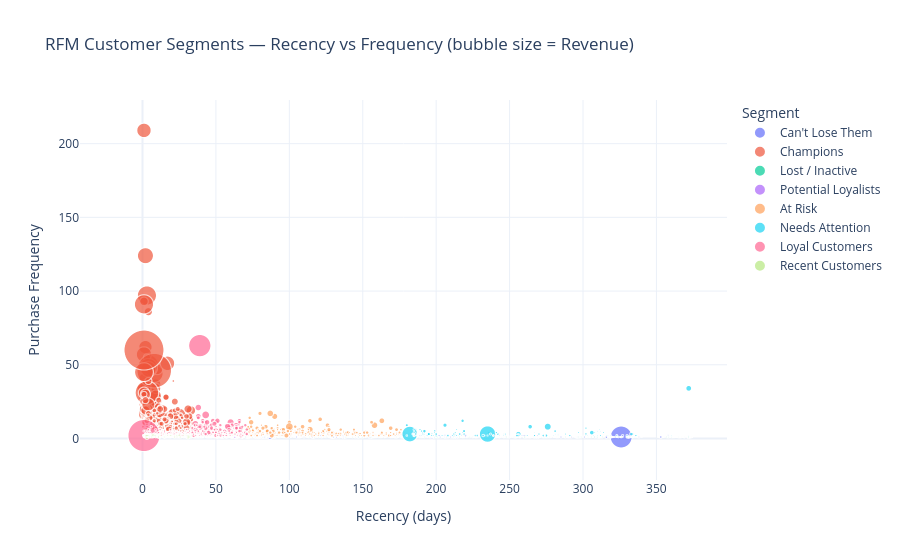

Source (notebook cell):
### Code cell
fig = px.scatter(
    rfm,
    x='Recency',
    y='Frequency',
    size='Monetary',
    color='Segment',
    hover_data=['CustomerID', 'Monetary', 'RFM_Total'],
    title='RFM Customer Segments — Recency vs Frequency (bubble size = Revenue)',
    labels={'Recency': 'Recency (days)', 'Frequency': 'Purchase Frequency'},
    template='plotly_white',
    size_max=40
)
fig.write_html('C:\\Project\\customer-segmentation-rfm\\images\\rfm_scatter.html')
fig.show()
print("✅ Interactive chart saved!")

### Figure 1 — Plotly figure (JSON) as saved in the notebook; plotly's stock layout.template omitted (floating-point values rounded to 4 significant figures; data arrays with more than 128 entries replaced by an {"elided": "..."} marker saying what was removed)
{"data": [{"customdata": {"elided": "207x3 float values"}, "hovertemplate": "Segment=Can't Lose Them<br>Recency (days)=%{x}<br>Purchase Frequency=%{y}<br>Monetary=%{customdata[1]}<br>CustomerID=%{customdata[0]}<br>RFM_Total=%{customdata[2]}<extra></extra>", "legendgroup": "Can't Lose Them", "marker": {"color": "#636efa", "size": {"elided": "207 float values"}, "sizemode": "area", "sizeref": 162.3, "symbol": "circle"}, "mode": "markers", "name": "Can't Lose Them", "showlegend": true, "type": "scattergl", "x": {"elided": "207 int values"}, "xaxis": "x", "y": {"elided": "207 int values"}, "yaxis": "y"}, {"customdata": {"elided": "874x3 float values"}, "hovertemplate": "Segment=Champions<br>Recency (days)=%{x}<br>Purchase Frequency=%{y}<br>Monetary=%{customdata[1]}<br>CustomerID=%{customdata[0]}<br>RFM_Total=%{customdata[2]}<extra></extra>", "legendgroup": "Champions", "marker": {"color": "#EF553B", "size": {"elided": "874 float values"}, "sizemode": "area", "sizeref": 162.3, "symbol": "circle"}, "mode": "markers", "name": "Champions", "showlegend": true, "type": "scattergl", "x": {"elided": "874 int values"}, "xaxis": "x", "y": {"elided": "874 int values"}, "yaxis": "y"}, {"customdata": {"elided": "761x3 float values"}, "hovertemplate": "Segment=Lost / Inactive<br>Recency (days)=%{x}<br>Purchase Frequency=%{y}<br>Monetary=%{customdata[1]}<br>CustomerID=%{customdata[0]}<br>RFM_Total=%{customdata[2]}<extra></extra>", "legendgroup": "Lost / Inactive", "marker": {"color": "#00cc96", "size": {"elided": "761 float values"}, "sizemode": "area", "sizeref": 162.3, "symbol": "circle"}, "mode": "markers", "name": "Lost / Inactive", "showlegend": true, "type": "scattergl", "x": {"elided": "761 int values"}, "xaxis": "x", "y": {"elided": "761 int values"}, "yaxis": "y"}, {"customdata": {"elided": "89x3 float values"}, "hovertemplate": "Segment=Potential Loyalists<br>Recency (days)=%{x}<br>Purchase Frequency=%{y}<br>Monetary=%{customdata[1]}<br>CustomerID=%{customdata[0]}<br>RFM_Total=%{customdata[2]}<extra></extra>", "legendgroup": "Potential Loyalists", "marker": {"color": "#ab63fa", "size": [948.9, 683.1, 1119.0, 521.2, 1378.0, 913.5, 604.5, 689.9, 1010.0, 642.8, 656.7, 786.5, 1021.0, 712.9, 492.8, 2156.0, 557.6, 590.9, 542.7, 578.9, 743.5, 2225.0, 712.5, 1851.0, 2626.0, 1269.0, 674.7, 874.7, 712.4, 693.3, 678.0, 1071.0, 910.0, 524.1, 1080.0, 1071.0, 1715.0, 924.6, 1538.0, 1090.0, 1282.0, 1213.0, 1266.0, 917.3, 467.7, 637.5, 658.6, 507.7, 1632.0, 719.8, 853.4, 1163.0, 2093.0, 508.6, 1043.0, 488.0, 770.0, 547.7, 1064.0, 749.1, 490.5, 502.1, 893.6, 480.7, 498.7, 499.3, 890.9, 615.1, 496.4, 940.7, 657.2, 576.0, 664.9, 1291.0, 656.2, 1035.0, 575.4, 1781.0, 731.5, 1078.0, 528.1, 618.6, 656.6, 954.9, 1393.0, 546.8, 522.9, 668.1, 754.6], "sizemode": "area", "sizeref": 162.3, "symbol": "circle"}, "mode": "markers", "name": "Potential Loyalists", "showlegend": true, "type": "scattergl", "x": [71, 34, 70, 52, 68, 55, 36, 64, 52, 55, 64, 60, 46, 64, 46, 60, 61, 64, 41, 39, 71, 34, 44, 40, 64, 67, 58, 41, 64, 45, 40, 68, 63, 36, 39, 50, 63, 52, 52, 57, 55, 50, 66, 53, 63, 61, 36, 40, 71, 41, 68, 51, 51, 65, 65, 65, 43, 46, 68, 51, 48, 51, 53, 68, 46, 61, 67, 38, 64, 38, 49, 38, 45, 71, 39, 51, 44, 61, 47, 54, 36, 70, 46, 53, 51, 54, 45, 36, 37], "xaxis": "x", "y": [2, 2, 2, 1, 2, 2, 2, 2, 2, 2, 2, 2, 2, 2, 1, 2, 1, 2, 1, 2, 1, 2, 2, 2, 1, 2, 1, 2, 1, 2, 1, 1, 1, 1, 2, 2, 1, 2, 2, 1, 1, 2, 2, 1, 2, 2, 2, 1, 2, 2, 2, 2, 2, 1, 2, 2, 2, 1, 1, 1, 1, 1, 1, 1, 1, 1, 1, 1, 1, 1, 1, 1, 1, 1, 1, 1, 1, 1, 1, 1, 1, 1, 1, 1, 1, 1, 1, 1, 1], "yaxis": "y"}, {"customdata": {"elided": "415x3 float values"}, "hovertemplate": "Segment=At Risk<br>Recency (days)=%{x}<br>Purchase Frequency=%{y}<br>Monetary=%{customdata[1]}<br>CustomerID=%{customdata[0]}<br>RFM_Total=%{customdata[2]}<extra></extra>", "legendgroup": "At Risk", "marker": {"color": "#FFA15A", "size": {"elided": "415 float values"}, "sizemode": "area", "sizeref": 162.3, "symbol": "circle"}, "mode": "markers", "name": "At Risk", "showlegend": true, "type": "scattergl", "x": {"elided": "415 int values"}, "xaxis": "x", "y": {"elided": "415 int values"}, "yaxis": "y"}, {"customdata": {"elided": "408x3 float values"}, "hovertemplate": "Segment=Needs Attention<br>Recency (days)=%{x}<br>Purchase Frequency=%{y}<br>Monetary=%{customdata[1]}<br>CustomerID=%{customdata[0]}<br>RFM_Total=%{customdata[2]}<extra></extra>", "legendgroup": "Needs Attention", "marker": {"color": "#19d3f3", "size": {"elided": "408 float values"}, "sizemode": "area", "sizeref": 162.3, "symbol": "circle"}, "mode": "markers", "name": "Needs Attention", "showlegend": true, "type": "scattergl", "x": {"elided": "408 int values"}, "xaxis": "x", "y": {"elided": "408 int values"}, "yaxis": "y"}, {"customdata": {"elided": "881x3 float values"}, "hovertemplate": "Segment=Loyal Customers<br>Recency (days)=%{x}<br>Purchase Frequency=%{y}<br>Monetary=%{customdata[1]}<br>CustomerID=%{customdata[0]}<br>RFM_Total=%{customdata[2]}<extra></extra>", "legendgroup": "Loyal Customers", "marker": {"color": "#FF6692", "size": {"elided": "881 float values"}, "sizemode": "area", "sizeref": 162.3, "symbol": "circle"}, "mode": "markers", "name": "Loyal Customers", "showlegend": true, "type": "scattergl", "x": {"elided": "881 int values"}, "xaxis": "x", "y": {"elided": "881 int values"}, "yaxis": "y"}, {"customdata": {"elided": "285x3 float values"}, "hovertemplate": "Segment=Recent Customers<br>Recency (days)=%{x}<br>Purchase Frequency=%{y}<br>Monetary=%{customdata[1]}<br>CustomerID=%{customdata[0]}<br>RFM_Total=%{customdata[2]}<extra></extra>", "legendgroup": "Recent Customers", "marker": {"color": "#B6E880", "size": {"elided": "285 float values"}, "sizemode": "area", "sizeref": 162.3, "symbol": "circle"}, "mode": "markers", "name": "Recent Customers", "showlegend": true, "type": "scattergl", "x": {"elided": "285 int values"}, "xaxis": "x", "y": {"elided": "285 int values"}, "yaxis": "y"}], "layout": {"legend": {"itemsizing": "constant", "title": {"text": "Segment"}, "tracegroupgap": 0}, "title": {"text": "RFM Customer Segments — Recency vs Frequency (bubble size = Revenue)"}, "xaxis": {"anchor": "y", "domain": [0, 1], "title": {"text": "Recency (days)"}}, "yaxis": {"anchor": "x", "domain": [0, 1], "title": {"text": "Purchase Frequency"}}}}
